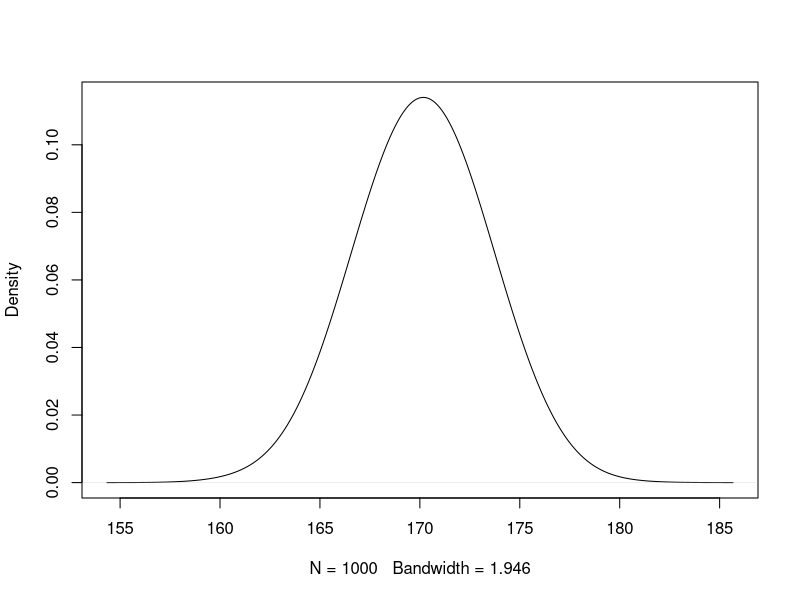
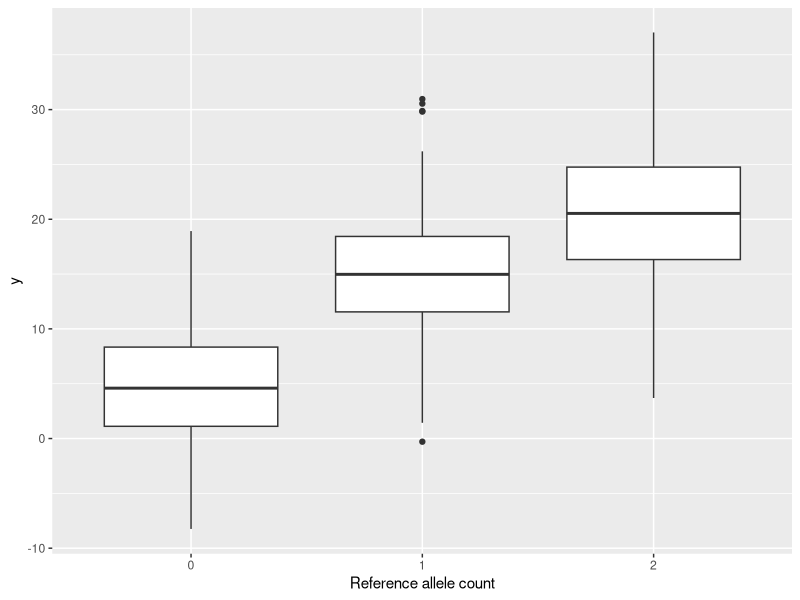

Here is the R script that generated these plots, in order:
# ===============================================================
# Summer Institute in Statistical Genetics, 2015, Seattle
# Advanced Quantitative Genetics
# Practical 1 
# Date:
# Author:
# ===============================================================
#setwd("~/Desktop/SISG_AQG_2015") # Mac and Linux

setwd("C:/Users/vonholle/Documents/grad_school/misc/training/sisg-2015/module23/sisg-2015-module23") # Windows

args(rnorm)
height <- rnorm(1000, 170, 2.8)
mean(height)
sd(height)
plot(density(height, adjust = 3), main = '')

y.means <- c(5, 15, 20)
y.sd <- 5

# Generate a SNP. Sample from the binomial distribution with success probability 0.4
# Success probability corresponds to the MAF
snp <- rbinom(1000, 2, 0.4)
# Generate Y given the SNP and bind to data frame
y <- rnorm(1000, y.means[factor(snp)], y.sd)
snp.data <- data.frame(cbind(y, snp))


# Plot the phenotype as a factored boxplot of the underlying genotype counts
# Load ggplot2
library(ggplot2)
p <- ggplot(snp.data, aes(x = factor(snp), y = y))
p + geom_boxplot() + xlab("Reference allele count")
